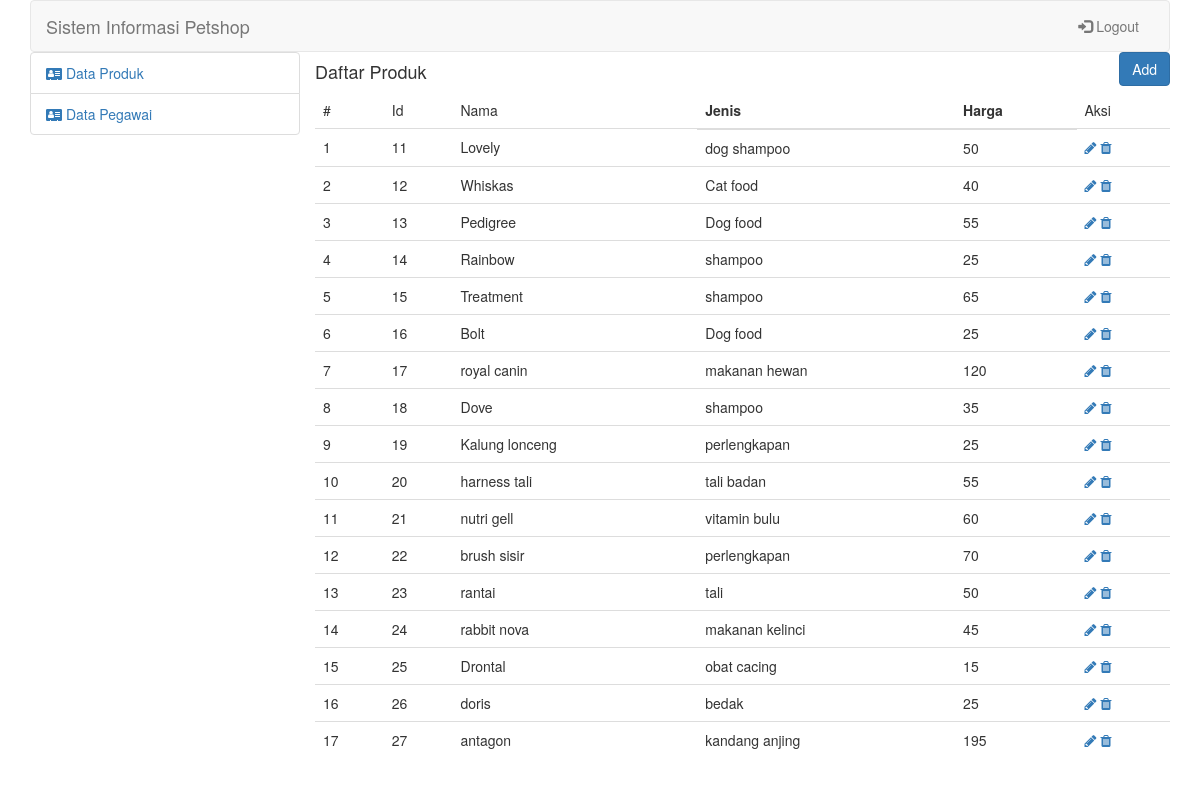
/admin/index.php?mod=produk (signed in), run on the app's committed database.
### tables this page shows
CREATE TABLE `produk` (
  `id_produk` int(11) NOT NULL,
  `nama` varchar(45) DEFAULT NULL,
  `jenis` varchar(45) DEFAULT NULL,
  `harga` int(11) DEFAULT NULL,
  `idpegawai` int(11) DEFAULT NULL
);

### config/Config.php (called while the page is built, shortened)
<?php
class Config{
    function auth(){
        if(isset($_SESSION['login']['email'])){
            return true;
        }else{
            return false;
        }
    }
}
?>

### admin/views/produk/tampil.php (the view)
<div class="row">
    <div class="pull-left">
        <h4>Daftar Produk</h4>
    </div>
    <div class="pull-right">
        <a href="index.php?mod=produk&page=add">
            <button class="btn btn-primary">Add</button>
        </a>
    </div>
</div>
<div class="row">
    <table class="table">
        <thead>
            <tr>
                <td>
                    #
                </td>
                <td>Id</td><td>Nama</td><th>Jenis</th><th>Harga</th><td>Aksi</td>
            </tr>
        </thead>
        <tbody>
            <?php if($produk != NULL){
                $no=1;
                foreach($produk as $row){?>
                    <tr>
                        <td><?=$no;?></td><td><?=$row['id_produk']?></td><td><?=$row['nama'];?></td><td><?=$row['jenis']?></td>
                        <td><?=$row['harga']?></td>
                        <td>
                            <a href="index.php?mod=produk&page=edit&id=<?=$row['id_produk']?>"><i class="fa fa-pencil"></i> </a>
                            <a href="index.php?mod=produk&page=delete&id=<?=$row['id_produk']?>"><i class="fa fa-trash"></i> </a>
                        </td>
                    </tr>
               <?php $no++; }
            }?>
        </tbody>
    </table>
</div>

### admin/index.php (shortened to what this page needs)
<?php
include_once '../config/Config.php';
$con = new Config();
if($con->auth()){
    switch (@$_GET['mod']){
        case 'produk':
        include_once 'contoller/produk.php';
        break;
    }
}else{
    include_once 'contoller/login.php';
}
?>

### admin/contoller/produk.php (shortened to what this page needs)
<?php
$con->auth();
$conn=$con->koneksi();
switch (@$_GET['page']){
    default:
        $sql="select*from produk";
        $produk=$conn->query($sql);
        include_once 'views/template.php';
}
?>

### admin/views/template.php (shortened to what this page needs)
<!DOCTYPE html>
<html lang="en">
<head>
    <link rel="stylesheet" href="https://maxcdn.bootstrapcdn.com/bootstrap/3.4.1/css/bootstrap.min.css">
    <link rel="stylesheet" href="https://stackpath.bootstrapcdn.com/font-awesome/4.7.0/css/font-awesome.min.css">
</head>
<body>
    <div class="container ">
        <nav class="navbar navbar-default" style="background-image: url('../assets/bg.png'); margin: 0px;">
            <div class="container-fluid">
                <div class="navbar-header">
                    <a class="navbar-brand" href="#">Sistem Informasi Petshop</a>
                </div>
                <div class="collapse navbar-collapse" id="myNavbar">
                    <ul class="nav navbar-nav navbar-right">
                        <li><a href="../admin/contoller/logout.php"><span class="glyphicon glyphicon-log-in"></span> Logout</a></li>
                    </ul>
                </div>
            </div>
        </nav>
        <div class="content" >
              <ul class="list-group col-md-3 col-xs-2">
                <li class="list-group-item "><a href="http://localhost/PETSHOP/admin/index.php?mod=produk"> <i class="fa fa-address-card "></i> <span class="hidden-xs">Data Produk</span></a></li>
                <li class="list-group-item "><a href="http://localhost/PETSHOP/admin/index.php?mod=produk"> <i class="fa fa-address-card "></i> <span class="hidden-xs">Data Pegawai</span></a></li>
                </ul>
            <div class="col-md-9 col-xs-10">
                <?php include_once $content; ?>
            </div>
        </div>
    </div>
</body>
</html>

### data on the page
produk: id_produk "11", nama "Lovely", jenis "dog shampoo", harga "50"
produk: id_produk "12", nama "Whiskas", jenis "Cat food", harga "40"
produk: id_produk "13", nama "Pedigree", jenis "Dog food", harga "55"
produk: id_produk "14", nama "Rainbow", jenis "shampoo", harga "25"
produk: id_produk "15", nama "Treatment", jenis "shampoo", harga "65"
produk: id_produk "16", nama "Bolt", jenis "Dog food", harga "25"
produk: id_produk "17", nama "royal canin", jenis "makanan hewan", harga "120"
produk: id_produk "18", nama "Dove", jenis "shampoo", harga "35"
produk: id_produk "19", nama "Kalung lonceng", jenis "perlengkapan", harga "25"
produk: id_produk "20", nama "harness tali", jenis "tali badan", harga "55"
produk: id_produk "21", nama "nutri gell", jenis "vitamin bulu", harga "60"
produk: id_produk "22", nama "brush sisir", jenis "perlengkapan", harga "70"
produk: id_produk "23", nama "rantai", jenis "tali", harga "50"
produk: id_produk "24", nama "rabbit nova", jenis "makanan kelinci", harga "45"
produk: id_produk "25", nama "Drontal", jenis "obat cacing", harga "15"
produk: id_produk "26", nama "doris", jenis "bedak", harga "25"
produk: id_produk "27", nama "antagon", jenis "kandang anjing", harga "195"
